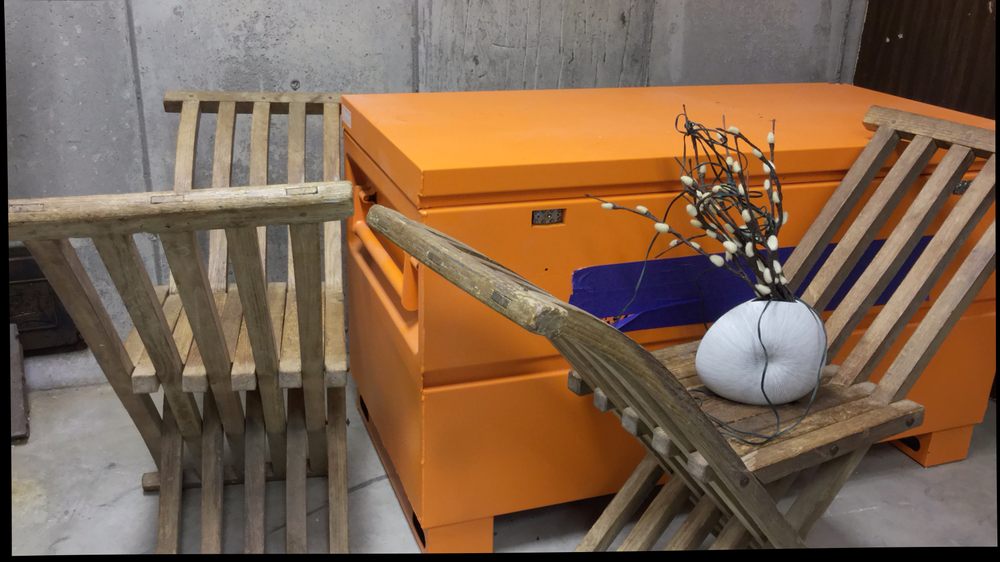
#> input picture media/curule/im0.png, 1000 x 562 px, shrunk from 1920 x 1080 before the run
$ python main.py
#> lines starting #> are read from the running program, lines starting #| are printed output that depends on the picture; long printed decimals are rounded
### utils.py
import numpy as np
import cv2 as cv


def normalize_val(uv):

    uv_d = np.mean(uv, axis=0)
    u_d ,v_d = uv_d[0], uv_d[1]

    u_c = uv[:,0] - u_d
    v_c = uv[:,1] - v_d

    s = (2/np.mean(u_c**2 + v_c**2))**(0.5)
    T_scale = np.diag([s,s,1])
    T_trans = np.array([[1,0,-u_d],[0,1,-v_d],[0,0,1]])
    T = T_scale.dot(T_trans)

    x_ = np.column_stack((uv, np.ones(len(uv))))
    x_norm = (T.dot(x_.T)).T

    return  x_norm, T

def get_f_matrix(feature_matches):
    normalised = True

    x1 = feature_matches[:,0:2]
    x2 = feature_matches[:,2:4]

    if x1.shape[0] > 7:
        if normalised == True:
            x1_norm, T1 = normalize_val(x1)
            x2_norm, T2 = normalize_val(x2)
        else:
            x1_norm,x2_norm = x1,x2

        A = np.zeros((len(x1_norm),9))
        for i in range(0, len(x1_norm)):
            x_1,y_1 = x1_norm[i][0], x1_norm[i][1]
            x_2,y_2 = x2_norm[i][0], x2_norm[i][1]
            A[i] = np.array([x_1*x_2, x_2*y_1, x_2, y_2*x_1, y_2*y_1, y_2, x_1, y_1, 1])

        U, S, VT = np.linalg.svd(A, full_matrices=True)
        F = VT.T[:, -1]
        F = F.reshape(3,3)

        u, s, vt = np.linalg.svd(F)
        s = np.diag(s)
        s[2,2] = 0
        F = np.dot(u, np.dot(s, vt))

        if normalised:
            F = np.dot(T2.T, np.dot(F, T1))
        return F

    else:
        return None

def errorF(feature, F):
    x1,x2 = feature[0:2], feature[2:4]
    x1_temp=np.array([x1[0], x1[1], 1]).T
    x2_temp=np.array([x2[0], x2[1], 1])

    er = np.dot(x1_temp, np.dot(F, x2_temp))

    return np.abs(er)


def get_ransac_Inliers(features):
    n_iterations = 1000
    error_thresh = 0.02
    inliers_thresh = 0
    selected_indices = []
    chosen_f = 0

    for i in range(0, n_iterations):
        indices = []
        #select 8 points randomly
        n_rows = features.shape[0]
        random_indices = np.random.choice(n_rows, size=8)
        features_8 = features[random_indices, :]
        f_8 = get_f_matrix(features_8)
        for j in range(n_rows):
            feature = features[j]
            error = errorF(feature, f_8)
            if error < error_thresh:
                indices.append(j)

        if len(indices) > inliers_thresh:
            inliers_thresh = len(indices)
            selected_indices = indices
            chosen_f = f_8

    filtered_f = features[selected_indices, :]
    return chosen_f, filtered_f

def get_e_matrix(K1, K2, F):
    E = K2.T.dot(F).dot(K1)
    U,s,V = np.linalg.svd(E)
    s = [1,1,0]
    E_corr = np.dot(U,np.dot(np.diag(s),V))
    return E_corr


# [13 lines left out: function reproject3DPoints, not called in this run]


def getX(line, y):
    x = -(line[1]*y + line[2])/line[0]
    return x

def get3DPoints(K1, K2, matched_pairs, R2, C2):
    pts3D_4 = []
    R1 = np.identity(3)
    C1 = np.zeros((3,1))
    I = np.identity(3)
    P1 = np.dot(K1, np.dot(R1, np.hstack((I, -C1.reshape(3,1)))))

    for i in range(len(C2)):
        pts3D = []
        x1 = matched_pairs[:,0:2].T
        x2 = matched_pairs[:,2:4].T

        P2 = np.dot(K2, np.dot(R2[i], np.hstack((I, -C2[i].reshape(3,1)))))

        X = cv.triangulatePoints(P1, P2, x1, x2)
        pts3D_4.append(X)
    return pts3D_4

def getEpipolarLines(set1, set2, F, image0, image1, file_name, rectified = False):
    # set1, set2 = matched_pairs_inliers[:,0:2], matched_pairs_inliers[:,2:4]
    lines1, lines2 = [], []
    img_epi1 = image0.copy()
    img_epi2 = image1.copy()

    for i in range(set1.shape[0]):
        x1 = np.array([set1[i,0], set1[i,1], 1]).reshape(3,1)
        x2 = np.array([set2[i,0], set2[i,1], 1]).reshape(3,1)

        line2 = np.dot(F, x1)
        lines2.append(line2)

        line1 = np.dot(F.T, x2)
        lines1.append(line1)

        if not rectified:
            y2_min = 0
            y2_max = image1.shape[0]
            x2_min = getX(line2, y2_min)
            x2_max = getX(line2, y2_max)

            y1_min = 0
            y1_max = image0.shape[0]
            x1_min = getX(line1, y1_min)
            x1_max = getX(line1, y1_max)
        else:
            x2_min = 0
            x2_max = image1.shape[1] - 1
            y2_min = -line2[2]/line2[1]
            y2_max = -line2[2]/line2[1]

            x1_min = 0
            x1_max = image0.shape[1] -1
            y1_min = -line1[2]/line1[1]
            y1_max = -line1[2]/line1[1]


        cv.circle(img_epi2, (int(set2[i,0]),int(set2[i,1])), 10, (0,0,255), -1)
        img_epi2 = cv.line(img_epi2, (int(x2_min), int(y2_min)), (int(x2_max), int(y2_max)), (255, 0, int(i*2.55)), 2)


        cv.circle(img_epi1, (int(set1[i,0]),int(set1[i,1])), 10, (0,0,255), -1)
        img_epi1 = cv.line(img_epi1, (int(x1_min), int(y1_min)), (int(x1_max), int(y1_max)), (255, 0, int(i*2.55)), 2)

    image_1, image_2 = resize_images([img_epi1, img_epi2])
    concat = np.concatenate((image_1, image_2), axis = 1)
    concat = cv.resize(concat, (1920, 660))
    displaySaveImage(concat, file_name)
    # [4 lines of commented-out code are left out]
    return lines1, lines2


def get_dataset(dataset_path, n_img):
#> called with dataset_path = './media/curule', n_img = 2
    print("Reading images from ", dataset_path)
    images = []
    for n in range(0, n_img):
        img_path = dataset_path + "/" + "im" + str(n) + ".png"
        image = cv.imread(img_path)
#> image is the input picture: shape (562, 1000, 3); mean B, G, R 78.9, 100, 126
        if image is not None:
            images.append(image)
        else:
            print("Error in loading image ", image)

    return images

def resize_images(imgs):
    images = imgs.copy()
    sizes = []
    for image in images:
        x, y, ch = image.shape
        sizes.append([x, y, ch])

    sizes = np.array(sizes)
    x_target, y_target, _ = np.max(sizes, axis = 0)

    images_resized = []

    for i, image in enumerate(images):
        image_resized = np.zeros((x_target, y_target, sizes[i, 2]), np.uint8)
        image_resized[0:sizes[i, 0], 0:sizes[i, 1], 0:sizes[i, 2]] = image
        images_resized.append(image_resized)

    return images_resized

# [23 lines left out: function showMatches, not called in this run]


def displaySaveImage(image, file_name =  None):
    cv.imshow("image", image)
    cv.waitKey()
    if file_name is not None:
        cv.imwrite(file_name, image)
    cv.destroyAllWindows()


# [4 lines left out: function SSD, not called in this run]

def SAD(mat1, mat2):
    return np.sum(abs(mat1 - mat1))

# [5 lines left out: function NCC, not called in this run]


def siftFeatures2Array(sift_matches, kp1, kp2):
    matched_pairs = []
    for i, m1 in enumerate(sift_matches):
        pt1 = kp1[m1.queryIdx].pt
        pt2 = kp2[m1.trainIdx].pt
        matched_pairs.append([pt1[0], pt1[1], pt2[0], pt2[1]])
    matched_pairs = np.array(matched_pairs).reshape(-1, 4)
    return matched_pairs


def getPositiveZCount(pts3D, R, C):
    I = np.identity(3)
    P = np.dot(R, np.hstack((I, -C.reshape(3,1))))
    P = np.vstack((P, np.array([0,0,0,1]).reshape(1,4)))
    n_positiveZ = 0
    for i in range(pts3D.shape[1]):
        X = pts3D[:,i]
        X = X.reshape(4,1)
        Xc = np.dot(P, X)
        Xc = Xc / Xc[3]
        z = Xc[2]
        if z > 0:
            n_positiveZ += 1

    return n_positiveZ

# def getX(line, y):
#     x = -(line[1]*y + line[2])/line[0]
#     return x

def get_camera_pose(E):
    U, S, V_T = np.linalg.svd(E)
    W = np.array([[0, -1, 0], [1, 0, 0], [0, 0, 1]])

    R = []
    C = []
    R.append(np.dot(U, np.dot(W, V_T)))
    R.append(np.dot(U, np.dot(W, V_T)))
    R.append(np.dot(U, np.dot(W.T, V_T)))
    R.append(np.dot(U, np.dot(W.T, V_T)))
    C.append(U[:, 2])
    C.append(-U[:, 2])
    C.append(U[:, 2])
    C.append(-U[:, 2])

    for i in range(4):
        if (np.linalg.det(R[i]) < 0):
            R[i] = -R[i]
            C[i] = -C[i]

    return R, C

### main.py

import numpy as np
import cv2 as cv
from utils import *
import matplotlib
matplotlib.use('Agg')
import argparse
from matplotlib import pyplot as plt

from alive_progress import alive_bar

def main():
    Parser = argparse.ArgumentParser()
    Parser.add_argument('--Dataset', default='curule', help='data name of the dataset being used, Default: curule')

    Args = Parser.parse_args()
    dataset_name = Args.Dataset
    save_name = dataset_name
    if dataset_name == "curule":

        dataset_name = "./media/"+dataset_name
        K_1 = np.array([[1758.23, 0, 977.42], [0, 1758.23, 552.15], [0, 0, 1]])
        K2 = np.array([[1758.23, 0, 977.42], [0, 1758.23, 552.15], [0, 0, 1]])
        baseline=177.288
        f = K_1[0,0]

    elif dataset_name == "octagon":

        dataset_name = "./media/"+dataset_name
        K_1 = np.array([[1742.11, 0, 804.90], [0, 1742.11, 541.22], [0, 0, 1]])
        K2 = np.array([[1742.11, 0, 804.90], [0, 1742.11, 541.22], [0, 0, 1]])
        baseline=221.76
        f = K_1[0,0]

    elif dataset_name == "pendulum":

        dataset_name = "./media/"+dataset_name
        K_1 = np.array([[1729.05, 0, -364.24], [0, 1729.05, 552.22], [0, 0, 1]])
        K2 = np.array([[1729.05, 0, -364.24], [0, 1729.05, 552.22], [0, 0, 1]])
        baseline=537.75
        f = K_1[0,0]

    else:
        print("invalid dataset name entered")
        exit()

    images = get_dataset(dataset_name, 2)
#> images = 2 items
    sift = cv.xfeatures2d.SIFT_create()
    img_0 = images[0].copy()
    img_1 = images[1].copy()

    img_0_gray = cv.cvtColor(img_0, cv.COLOR_BGR2GRAY)
    img_1_gray = cv.cvtColor(img_1, cv.COLOR_BGR2GRAY)
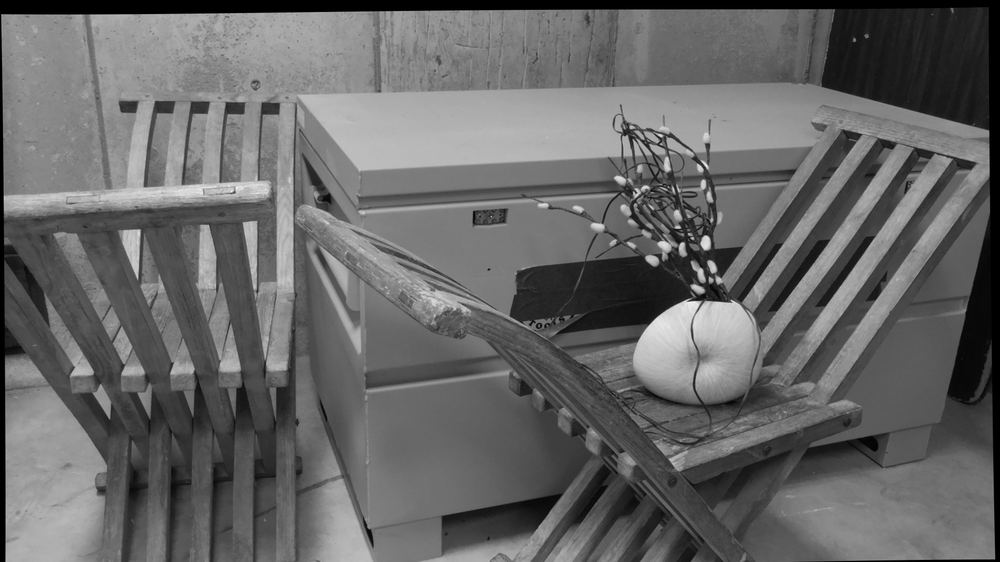
#> img_1_gray: shape (562, 1000); min 0, max 245, mean 102.8
    kp1, des1 = sift.detectAndCompute(img_0_gray, None)
#> kp1 = 1642 keypoints; strongest (x, y, size): (773, 243, 7.9), (699, 193, 3.2), (749, 245, 4.5), (717, 260, 6.9)
    kp2, des2 = sift.detectAndCompute(img_1_gray, None)
#> kp2 = 1712 keypoints; strongest (x, y, size): (705, 243, 7.3), (712, 266, 6.1), (652, 260, 7), (678, 227, 2.8)

    bf = cv.BFMatcher()
    matches = bf.match(des1,des2)
#> matches = 1642 matches
    matches = sorted(matches, key = lambda x :x.distance)
    chosen_matches = matches[0:100]
#> chosen_matches = 100 matches
    print("Matches found!")
    matched_pairs = siftFeatures2Array(chosen_matches, kp1, kp2)
#> the loop in siftFeatures2Array, `for i, m1 in enumerate(sift_matches):` made 100 passes
#> (pt1, pt2) on passes 1 to 12: ((861.4, 53.94), (829.4, 54.18)), ((922.1, 215.9), (865, 216.2)), ((283.5, 200.6), (200.3, 200.5)), ((231.9, 210.4), (148.3, 210.5)), ((943.1, 185.3), (886.4, 185.1)), ((524.1, 85.68), (487.9, 85.59)), ((559.4, 215.1), (501.6, 215.2)), ((888.5, 370.8), (827.3, 370.9)), ((882.1, 418.7), (817.8, 419)), ((790.1, 455), (720.5, 455.1)), ((641.5, 85.03), (607.1, 84.95)), ((597.7, 521.1), (544.1, 521))
#> after the loop in siftFeatures2Array, `for i, m1 in enumerate(sift_matches):`: matched_pairs = 100 items, first 6: [861.4, 53.94, 829.4, 54.18], [922.1, 215.9, 865, 216.2], [283.5, 200.6, 200.3, 200.5], [231.9, 210.4, 148.3, 210.5], [943.1, 185.3, 886.4, 185.1], [524.1, 85.68, 487.9, 85.59]
#> in siftFeatures2Array, `matched_pairs = np.array(matched_pairs).reshape(-1, 4)`: matched_pairs = 100 rows, first 6: [861.4, 53.94, 829.4, 54.18], [922.1, 215.9, 865, 216.2], [283.5, 200.6, 200.3, 200.5], [231.9, 210.4, 148.3, 210.5], [943.1, 185.3, 886.4, 185.1], [524.1, 85.68, 487.9, 85.59]
    print("Estimating F & E matrices")
    F_best, matched_pairs_inliers = get_ransac_Inliers(matched_pairs)
#> the loop in get_ransac_Inliers, `for i in range(0, n_iterations):` made 1000 passes
#> T1 in get_f_matrix on pass 1: [[0.00565, 0, -3.13], [0, 0.00565, -1.17], [0, 0, 1]]
#> T1 in get_f_matrix on pass 2: [[0.0111, 0, -9.39], [0, 0.0111, -1.64], [0, 0, 1]]

    E = get_e_matrix(K_1, K2, F_best)
    R2, C2 = get_camera_pose(E)
    pts3D_4 = get3DPoints(K_1, K2, matched_pairs_inliers, R2, C2)
#> the loop in get3DPoints, `for i in range(len(C2)):` made 4 passes

    z_count1 = []
    z_count2 = []

    R1 = np.identity(3)
    C1 = np.zeros((3,1))
    for i in range(len(pts3D_4)):
        pts3D = pts3D_4[i]
        pts3D = pts3D/pts3D[3, :]
        x = pts3D[0,:]
        y = pts3D[1, :]
        z = pts3D[2, :]

        z_count2.append(getPositiveZCount(pts3D, R2[i], C2[i]))
        z_count1.append(getPositiveZCount(pts3D, R1, C1))
#> this loop made 4 passes

    z_count1 = np.array(z_count1)
    z_count2 = np.array(z_count2)

    count_thresh = int(pts3D_4[0].shape[1] / 2)
    idx = np.intersect1d(np.where(z_count1 > count_thresh), np.where(z_count2 > count_thresh))
    R2_Matrix = R2[idx[0]]
    C2_Matrix = C2[idx[0]]
    X_ = pts3D_4[idx[0]]
    X_ = X_/X_[3,:]
    print("Estimated R & C as \n", R2_Matrix, "\n", C2_Matrix)
#| Estimated R & C as
#|  [[ 1 -0.001868  0.001617]
#|  [ 0.00188  1 -0.007566]
#|  [-0.001603   0.007569  1]]
#|  [0.9933  0.015 0.1147]


    set1, set2 = matched_pairs_inliers[:,0:2], matched_pairs_inliers[:,2:4]
    lines1, lines2 = getEpipolarLines(set1, set2, F_best, img_0, img_1, "Output/epilines_" + save_name+ ".png", False)
#> the loop in resize_images, `for image in images:` made 2 passes
#> the loop in resize_images, `for i, image in enumerate(images):` made 2 passes

    h1, w1 = img_0.shape[:2]
    h2, w2 = img_1.shape[:2]
    _, H1, H2 = cv.stereoRectifyUncalibrated(np.float32(set1), np.float32(set2), F_best, imgSize=(w1, h1))
    print("Estimated H1 & H2 as", H1, H2)
#| Estimated H1 & H2 as [[ 3.00337916e-03 -5.45125082e-05 -1.05918218e-01]
#|  [-1.54136364e-04  3.12028244e-03  8.22611959e-02]
#|  [-2.01950196e-07  2.13390399e-08  3.21534505e-03]] [[ 9.67673928e-01  3.09413184e-02  7.49946691e+00]
#|  [-4.97751583e-02  9.98919510e-01  2.51901163e+01]
#|  [-6.36305306e-05 -2.03458257e-06  1.03238495e+00]]

    img1_rect = cv.warpPerspective(img_0, H1, (w1, h1))
    img2_rect = cv.warpPerspective(img_1, H2, (w2, h2))

    set1_rectified = cv.perspectiveTransform(set1.reshape(-1, 1, 2), H1).reshape(-1,2)
    set2_rectified = cv.perspectiveTransform(set2.reshape(-1, 1, 2), H2).reshape(-1,2)

    img1_rect_draw = img1_rect.copy()
    img2_rect_draw = img2_rect.copy()

    H2_T_inv =  np.linalg.inv(H2.T)
    H1_inv = np.linalg.inv(H1)
    F_rectified = np.dot(H2_T_inv, np.dot(F_best, H1_inv))

    lines1_rectified, lines2_recrified = getEpipolarLines(set1_rectified, set2_rectified, F_rectified, img1_rect, img2_rect, "Output/rectified_epilines_" + save_name+ ".png", True)
#> call 2 of getEpipolarLines, with set1 = array of shape (90, 2), set2 = array of shape (90, 2), F = array of shape (3, 3), file_name = 'Output/rectified_epilines_curule.png', rectified = True
#> the loop in getEpipolarLines (call 2), `for i in range(set1.shape[0]):` made 90 passes
#> pass 1, in getEpipolarLines (call 2), `img_epi1 = cv.line(img_epi1, (int(x1_min), int(y1_min)), (int(x1_max),..`:
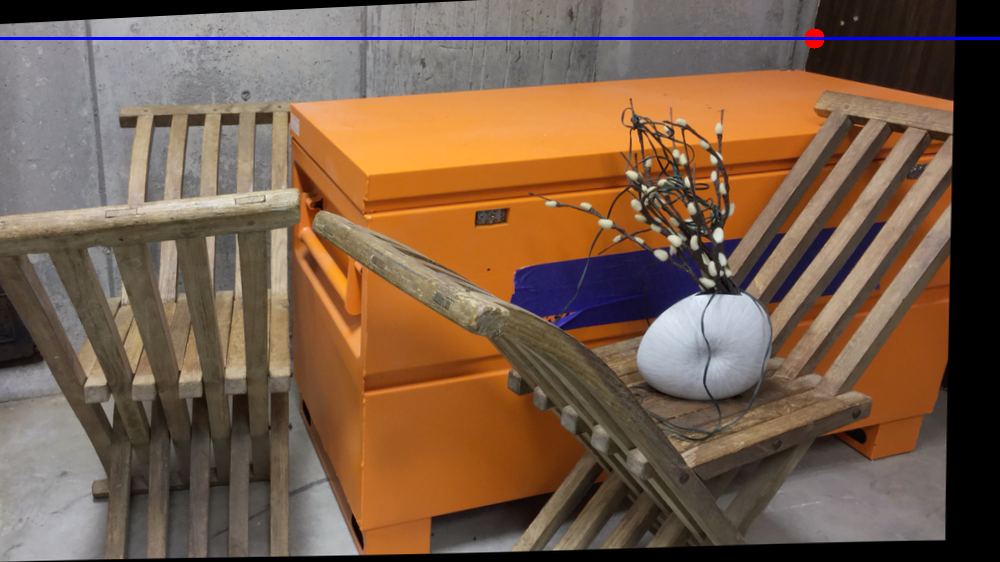
#> img_epi1: shape (562, 1000, 3); mean B, G, R 74.6, 94.3, 120.3
#> after the loop in getEpipolarLines (call 2), `for i in range(set1.shape[0]):`:
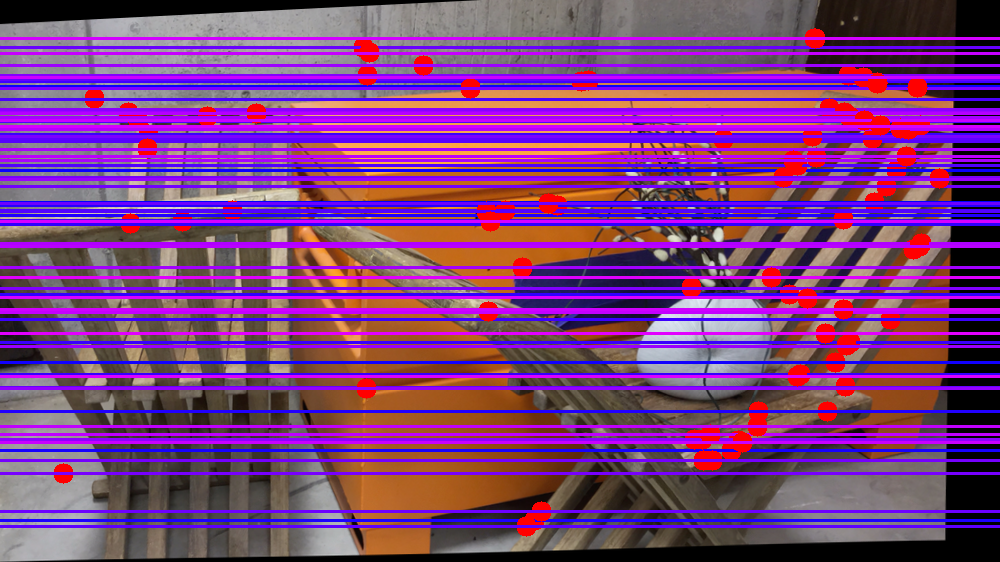
#> img_epi1: shape (562, 1000, 3); mean B, G, R 129.8, 59, 123.1
#> after the loop in getEpipolarLines (call 2), `for i in range(set1.shape[0]):`:
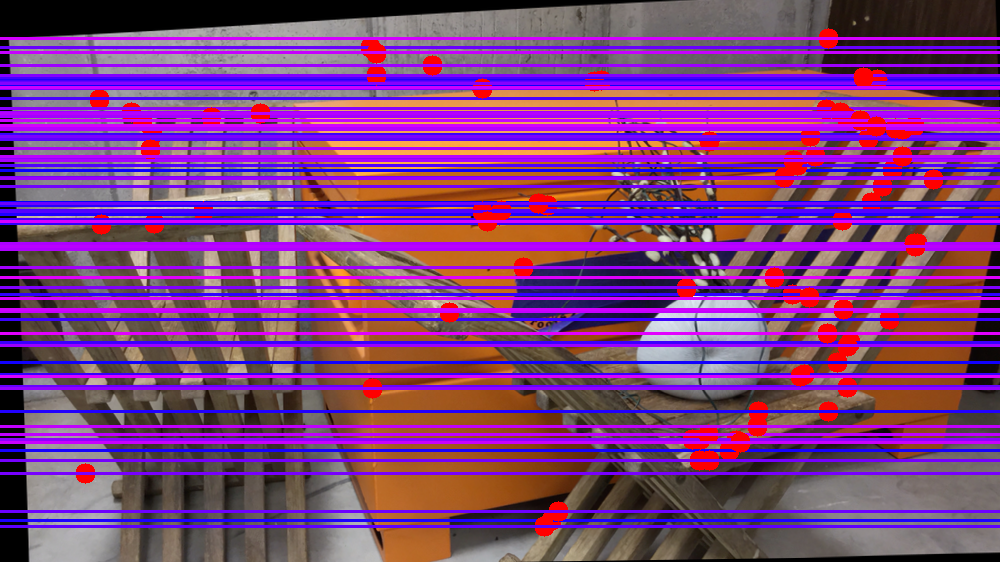
#> img_epi2: shape (562, 1000, 3); mean B, G, R 130.6, 58.9, 124.7
#> the loop in resize_images (call 2), `for image in images:` made 2 passes
#> the loop in resize_images (call 2), `for i, image in enumerate(images):` made 2 passes

    img1_rect_reshaped = cv.resize(img1_rect, (int(img1_rect.shape[1] / 4), int(img1_rect.shape[0] / 4)))
    img2_rect_reshaped = cv.resize(img2_rect, (int(img2_rect.shape[1] / 4), int(img2_rect.shape[0] / 4)))

    img1_rect_reshaped = cv.cvtColor(img1_rect_reshaped, cv.COLOR_BGR2GRAY)
#> img1_rect_reshaped: shape (140, 250)
    img2_rect_reshaped = cv.cvtColor(img2_rect_reshaped, cv.COLOR_BGR2GRAY)
#> img2_rect_reshaped: shape (140, 250)

    window = 11

    left_array, right_array = img1_rect_reshaped, img2_rect_reshaped
    left_array = left_array.astype(int)
    right_array = right_array.astype(int)

    h, w = left_array.shape
    disparity_map = np.zeros((h, w))

    x_new = w - (2 * window)

    with alive_bar(h-(window*2),bar ='filling',title = 'Progress :',length = 60) as bar:
        for y in range(window,h-window):
            bar()
            window_left_array = []
            window_right_array = []
            for x in range(window, w-window):
                window_left = left_array[y:y + window, x:x + window]
                window_left_array.append(window_left.flatten())
                window_right = right_array[y:y + window, x:x + window]
                window_right_array.append(window_right.flatten())
            window_left_array = np.array(window_left_array)
            window_left_array = np.repeat(window_left_array[:,:, np.newaxis], x_new, axis=2)
            window_right_array = np.array(window_right_array)
            window_right_array = np.repeat(window_right_array[:,:, np.newaxis], x_new, axis=2)
            window_right_array = window_right_array.T
            abs_diff = np.abs(window_left_array - window_right_array)
            sum_abs_diff = np.sum(abs_diff, axis = 1)
            idx = np.argmin(sum_abs_diff, axis = 0)
            disparity = np.abs(idx - np.linspace(0, x_new, x_new, dtype=int)).reshape(1, x_new)
            disparity_map[y, 0:x_new] = disparity
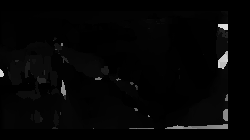
#> disparity_map: shape (140, 250) float64; min 0, max 227, mean 5
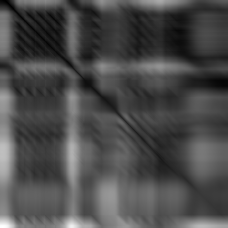
#> sum_abs_diff: shape (228, 228) int64; min 220, max 20923, mean 6372.2; drawn with min black and max white


    disparity_map_int = np.uint8(disparity_map * 255 / np.max(disparity_map))
    plt.imshow(disparity_map_int, cmap='hot', interpolation='nearest')
    plt.savefig('Output/disparity_image_heat_' +save_name+ ".png")
    plt.imshow(disparity_map_int, cmap='gray', interpolation='nearest')
    plt.savefig('Output/disparity_image_gray_' +save_name+ ".png")

    depth = (baseline * f) / (disparity_map + 1e-10)
    depth[depth > 100000] = 100000
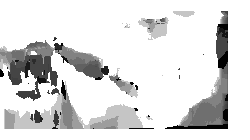
#> depth: shape (140, 250) float64; min 1373.2, max 100000, mean 87300.5; drawn with min black and max white

    depth_map = np.uint8(depth * 255 / np.max(depth))
    plt.imshow(depth_map, cmap='hot', interpolation='nearest')
    plt.savefig('Output/depth_image_heat_' +save_name+ ".png")
    plt.imshow(depth_map, cmap='gray', interpolation='nearest')
    plt.savefig('Output/depth_image_gray_' +save_name+ ".png")

if __name__ == "__main__":
    main()
